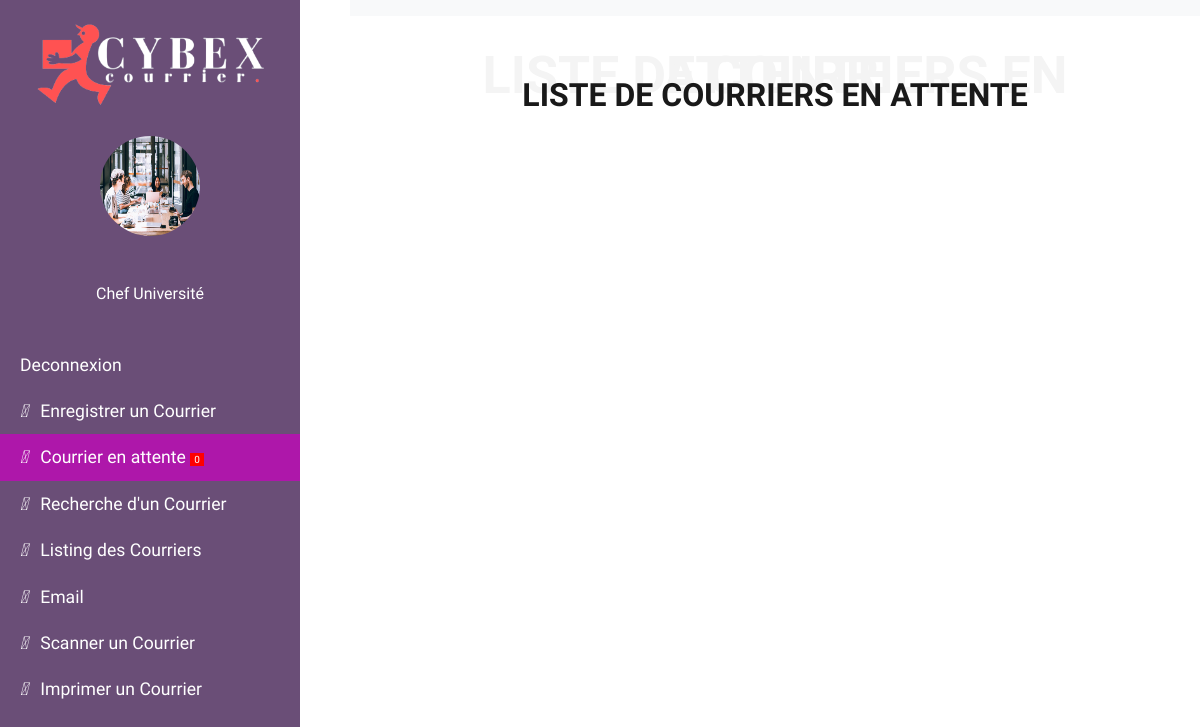
The app's page /univ/courrier_attente/, older data.
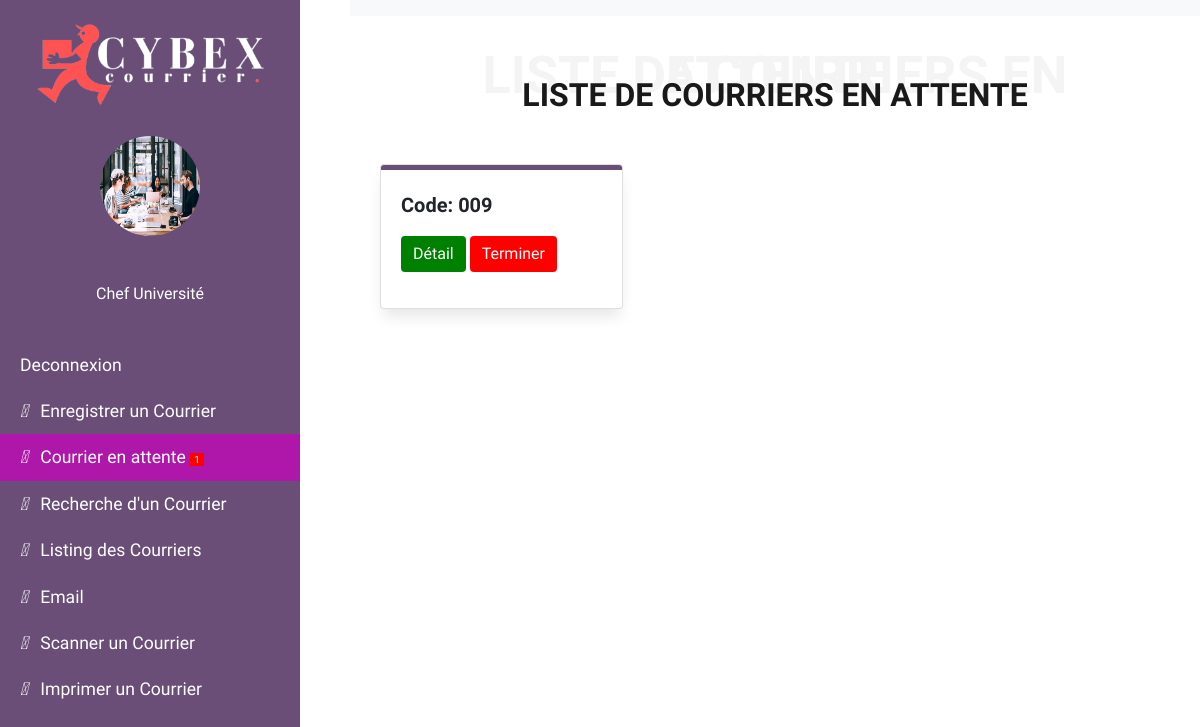
The same page, newer data.
### univ/models.py (models this page shows, shortened)
class Courrier_Univ(models.Model):
    transmetteur = models.CharField(max_length=150, choices=EMETTEUR)
    recepteur = models.CharField(max_length=100, choices=RECEPTEUR)
    types = models.CharField(max_length=100, choices=TYPES_COURRIERS)
    structure = models.CharField(max_length=100, choices=STRUCTURE, null=True, blank=True)
    code = models.CharField(max_length=100, null=False, blank=False, unique=True)
    annee = models.CharField(max_length=100, null=True, blank=True)
    date = models.DateField(blank=True, null=True, default=date.today)
    objet = models.CharField(max_length=10000, null=False, blank=False)
    service_traitement = models.CharField(max_length=150, choices=SERVICE_TRAITEMENT)
    mention = models.CharField(max_length=100, choices=MENTION, null=True, blank=True)
    is_active = models.BooleanField(default=True)
    created_at = models.DateTimeField(auto_now_add=True)
    class Meta:
        db_table = "courrier_univ"

### univ/views.py (the view)
# urls.py: path('courrier_attente/', views.courrier_attente, name='courrier_attente'),
def courrier_attente(request):
    courrier = Courrier_Univ.objects.filter(mention="ETUDE ET COMPTE RENDU", is_active=True)
    courrier = Courrier_Univ.objects.filter(mention="ETUDE ET COMPTE RENDU", is_active=True)
    count_courrier = courrier.count()
    return render(request, 'univ/courrier_attente.html', {"courrier": courrier,  "count_courrier": count_courrier})

### univ/templates/univ/courrier_attente.html (shortened to what the changed rows need)
{% load static %}
{% load crispy_forms_tags %}
<!DOCTYPE html>
<html>
<head>
<link rel="stylesheet" href="https://stackpath.bootstrapcdn.com/font-awesome/4.7.0/css/font-awesome.min.css">
<link rel="stylesheet" href="https://stackpath.bootstrapcdn.com/bootstrap/4.3.1/css/bootstrap.min.css">
</head>
<body>
    <div class="wrapper">
        <nav id="sidebar">
            <ul class="list-unstyled components">
                <li class="active">
                    <a href="{% url 'univ:courrier_attente' %}">
                        <i class="fas fa-user mr-2"></i>
                        Courrier en attente <span style="font-size:10px; border: 1px solid red; padding-left: 3px; padding-right: 3px; border-radius: %; background-color: red">{{ count_courrier }}</span>
                    </a>
                </li>
            </ul>
        </nav>
        <div id="content" >
            <div class="container-fluid">
                <div class="section-title">
                    <h2>LISTE DE COURRIERS EN ATTENTE</h2>
                </div>
                <div class="container">
                    <div class="row">
                        {% for courriers in courrier %}
                            <div class="col-12 col-sm-6 col-lg-4 mb-4">
                                <div class="card" style="border-color:; box-shadow: 0px 10px 15px -3px rgba(0,0,0,0.1);">
                                    <div class="card-body" style="border-top: 5px solid #6A4E77; border-radius: 3px;">
                                        <p style="font-size: 20px; font-weight: bold;">
                                            Code: {{ courriers.code }}
                                        <p>
                                        <a style="color: black" href=" {% url 'univ:courrier_attente_detail' courriers.id %} ">
                                            <button type="button" class="btn btn-primary" style="background-color: green; border: none">Détail</button>
                                        </a>
                                                <button type="button" class="btn btn-primary" style="background-color: red; border: none" data-toggle="modal" data-target="#exampleModal">Terminer</button>
                                    </div>
                                </div>
                            </div>
                        {% endfor %}
                    </div>
                </div>
            </div>
        </div>
    </div>
</body>
</html>

Row changes from the older to the newer data that the page shows:
added Courrier_Univ: code "009"
Text that changed along with them:
{{ count_courrier }}: "0" → "1"
